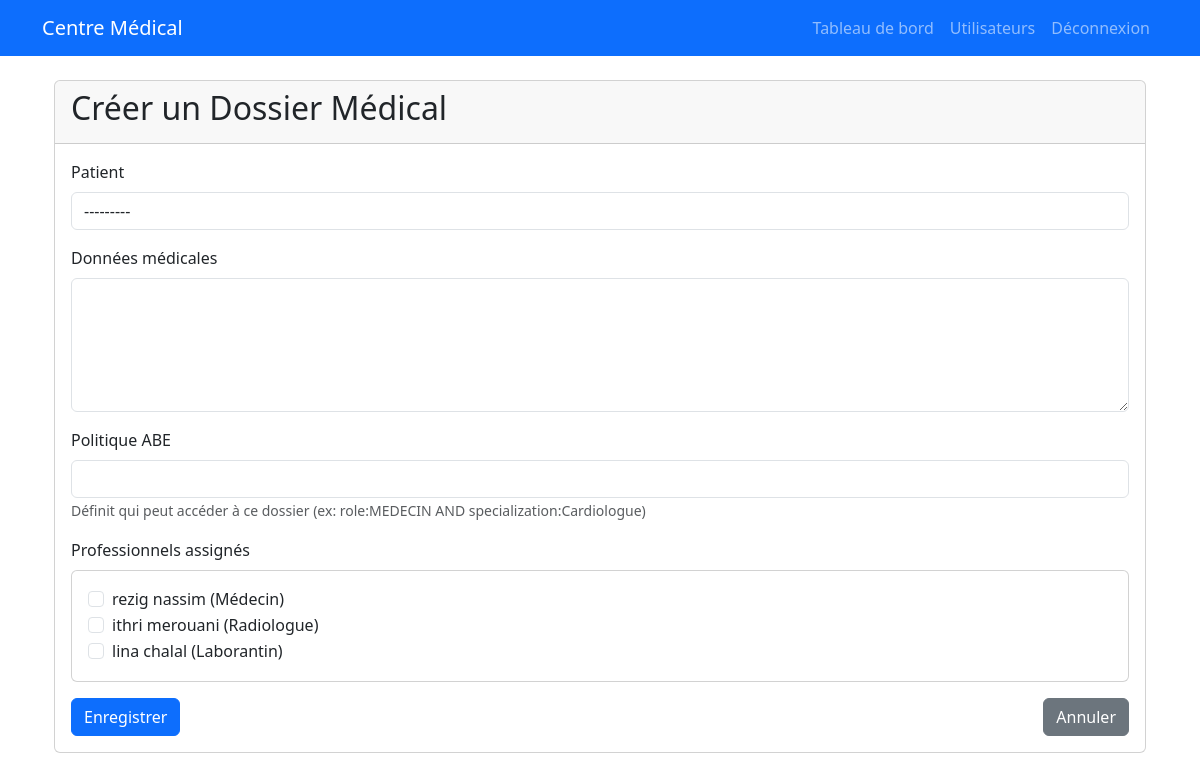
Page /accounts/medical-records/create/ (signed in) on the committed database.
### accounts/models.py (models this page shows, shortened)
class User(AbstractUser):
    ROLE_CHOICES = (
        ('ADMIN', 'Administrateur'),
        ('MEDECIN', 'Médecin'),
        ('PATIENT', 'Patient'),
        ('RADIOLOGUE', 'Radiologue'),
        ('LABORANTIN', 'Laborantin'),
        ('PRATICIEN', 'Praticien de santé'),
    )
    email = models.EmailField(unique=True)
    role = models.CharField(max_length=15, choices=ROLE_CHOICES, default='PATIENT')
    created_by = models.ForeignKey('self', on_delete=models.SET_NULL, null=True, blank=True, related_name='created_users')
    USERNAME_FIELD = 'email'
    REQUIRED_FIELDS = []
    objects = UserManager()
    @property
    def is_admin(self):
        return self.role == 'ADMIN'
    @property
    def is_medecin(self):
        return self.role == 'MEDECIN'
    @property
    def is_laborantin(self):
        return self.role == 'LABORANTIN'

### accounts/views.py (the view, shortened to what this page needs)
# urls.py: path('medical-records/create/', views.MedicalRecordCreateView.as_view(), name='medical_record_create'),
class MedicalRecordCreateView(UserPassesTestMixin, CreateView):
    model = MedicalRecord
    form_class = MedicalRecordForm
    template_name = 'accounts/medical_record_form.html'
    success_url = reverse_lazy('medical_record_list')
    def test_func(self):
        return self.request.user.is_admin or self.request.user.is_medecin
    def get_context_data(self, **kwargs):
        context = super().get_context_data(**kwargs)
        context['professionals'] = User.objects.filter(
            models.Q(role='MEDECIN') | models.Q(role='RADIOLOGUE') |
            models.Q(role='LABORANTIN') | models.Q(role='PRATICIEN')
        )
        return context
    def get_form_kwargs(self):
        kwargs = super().get_form_kwargs()
        if self.request.user.is_authenticated:
            kwargs['user'] = self.request.user
        return kwargs

### accounts/forms.py (shortened to what this page needs)
class MedicalRecordForm(forms.ModelForm):
    content = forms.CharField(
        widget=forms.Textarea(attrs={'class': 'form-control', 'rows': 5}),
        label='Contenu du dossier médical',
        help_text='Ce contenu sera chiffré pour protéger les données du patient'
    )
    class Meta:
        model = MedicalRecord
        fields = ['patient', 'abe_policy']
        widgets = {
            'patient': forms.Select(attrs={'class': 'form-control'}),
            'abe_policy': forms.TextInput(attrs={'class': 'form-control'}),
        }
        labels = {
            'patient': 'Patient',
            'abe_policy': 'Politique ABE',
        }
    def __init__(self, *args, **kwargs):
        user = kwargs.pop('user', None)
        super().__init__(*args, **kwargs)
        self.user = user

### accounts/models.py (called while the page is built)
    def __str__(self):
        return f"{self.user.get_full_name()} ({self.user.email})"

### accounts/templates/accounts/medical_record_form.html (shortened to what this page needs)
{% extends 'base.html' %}
{% block content %}
<div class="container mt-4">
    <div class="card">
        <div class="card-header">
            <h2>{% if form.instance.id %}Modifier{% else %}Créer{% endif %} un Dossier Médical</h2>
        </div>
        <div class="card-body">
            <form method="post">
                <div class="mb-3">
                    <label for="id_patient" class="form-label">Patient</label>
                    {{ form.patient }}
                </div>
                <div class="mb-3">
                    <label for="id_content" class="form-label">Données médicales</label>
                    {{ form.content }}
                </div>
                <div class="mb-3">
                    <label for="id_abe_policy" class="form-label">Politique ABE</label>
                    {{ form.abe_policy }}
                    <small class="form-text text-muted">Définit qui peut accéder à ce dossier (ex: role:MEDECIN AND specialization:Cardiologue)</small>
                </div>
                <div class="mb-3">
                    <label class="form-label">Professionnels assignés</label>
                    <div class="card">
                        <div class="card-body">
                            {% for professional in professionals %}
                                <div class="form-check">
                                    <input type="checkbox" name="assigned_to" value="{{ professional.id }}" id="professional_{{ professional.id }}" class="form-check-input" >
                                    <label for="professional_{{ professional.id }}" class="form-check-label">
                                        {{ professional.get_full_name|default:professional.email }} ({{ professional.get_role_display }})
                                    </label>
                                </div>
                            {% empty %}
                                <p>Aucun professionnel disponible</p>
                            {% endfor %}
                        </div>
                    </div>
                </div>
                <div class="d-flex justify-content-between">
                    <button type="submit" class="btn btn-primary">Enregistrer</button>
                    <a href="{% url 'medical_record_list' %}" class="btn btn-secondary">Annuler</a>
                </div>
            </form>
        </div>
    </div>
</div>
{% endblock %}

### rows in the picture
User: get_full_name "rezig nassim", role "Médecin"
User: get_full_name "ithri merouani", role "Radiologue"
User: get_full_name "lina chalal", role "Laborantin"
